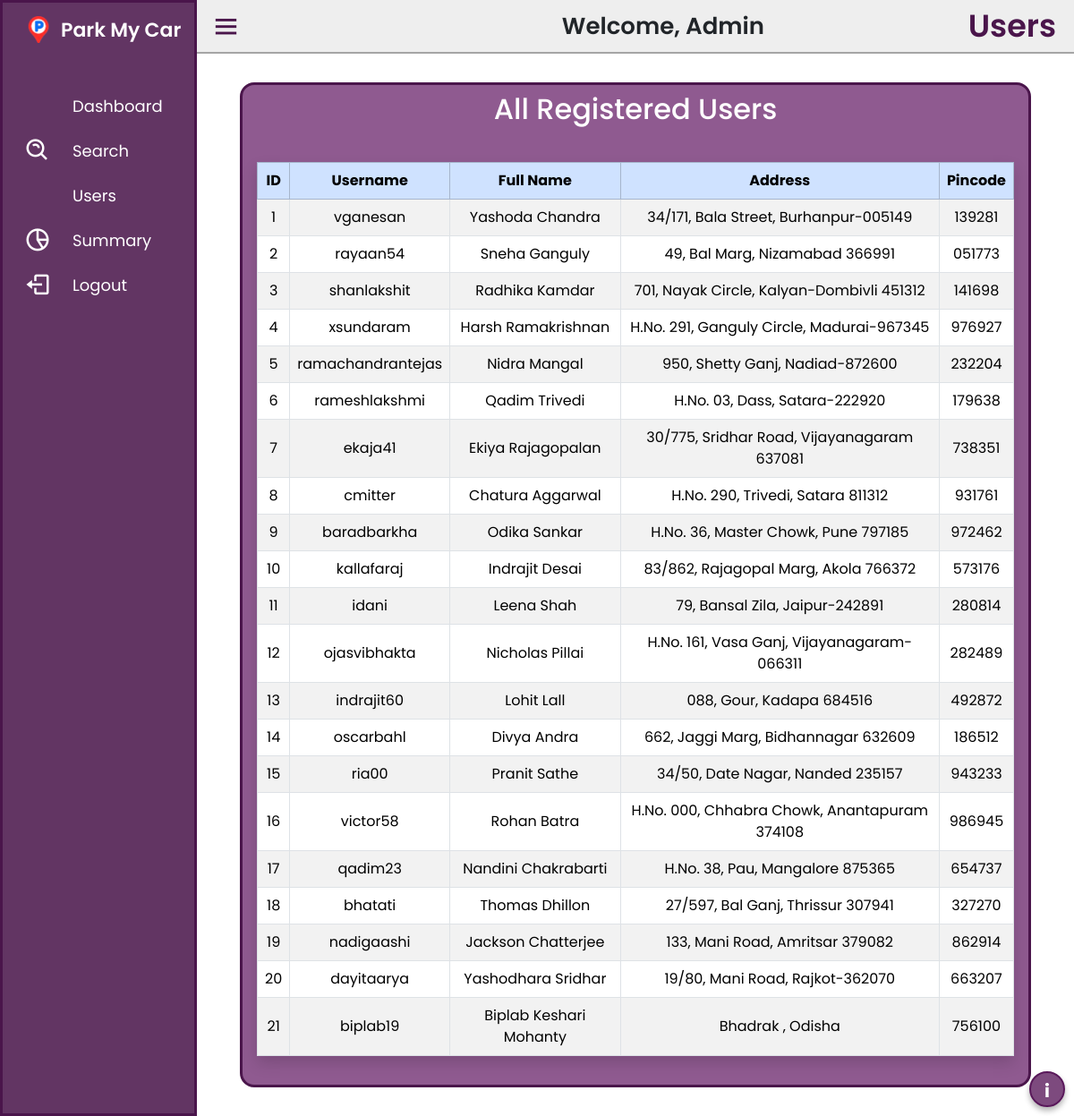
The app's page /users (signed in) with its own data.
### tables this page shows
CREATE TABLE users (
    id INTEGER PRIMARY KEY AUTOINCREMENT,
    username TEXT UNIQUE NOT NULL,
    full_name TEXT NOT NULL,
    password TEXT NOT NULL,
    address TEXT,
    pincode TEXT,
    wallet_balance REAL DEFAULT 0.0
);

### controllers/admin_controller.py (the view)
@admin_bp.route('/users')
def show_users():
    if not session.get("admin"):
        logout_user()
        session.clear()
        flash("Admin login required!", "danger")
        return redirect(url_for("auth.login"))
    conn = sqlite3.connect(get_db_path())
    conn.row_factory = sqlite3.Row  # Allows dict-like access
    cursor = conn.cursor()
    cursor.execute('SELECT * FROM users')
    users = cursor.fetchall()
    conn.close()
    return render_template("AdminTemplate.html",current="Users", users=users)

### app.py (called while the page is built)
@login_manager.user_loader
def load_user(user_id):
    conn = sqlite3.connect(app.config["DB_PATH"])
    cursor = conn.cursor()
    cursor.execute("SELECT id, username, password FROM users WHERE id=?", (user_id,))
    user = cursor.fetchone()
    conn.close()
    if user:
        return User(user[0], user[1], user[2])
    return None

### controllers/admin_controller.py (called while the page is built)
def get_db_path():
    return current_app.config["DB_PATH"]

### templates/AdminTemplate.html (shortened to what this page needs)
<!DOCTYPE html>
<html lang="en" dir="ltr">
  <head>
    <link rel="stylesheet" href="../static/css/sidebar.css" />
    <link
      href="https://cdn.boxicons.com/fonts/basic/boxicons.min.css"
      rel="stylesheet"
    />
    <link
      href="https://unpkg.com/boxicons@2.0.7/css/boxicons.min.css"
      rel="stylesheet"
    />
  </head>
  <body>
    <div class="sidebar">
      <div class="logo-details">
        <img
          src="../static/images/favicon.png"
          alt=""
          style="height: 30px; margin-left: 25px; margin-right: 10px"
        />
        <span class="logo_name">Park&nbsp;My&nbsp;Car</span>
      </div>
      <ul class="nav-links">
        <li>
          <a href="/admindashboard">
            <i class="bx bx-dashboard-alt"></i>
            <span class="link_name">Dashboard</span>
          </a>
        </li>
        <li>
          <a href="/search">
            <i class="bx bx-search-alt"></i>
            <span class="link_name">Search</span>
          </a>
        </li>
        <li>
          <a href="/users">
            <i class="bx bx-community"></i>
            <span class="link_name">Users</span>
          </a>
        </li>
        <li>
          <a href="/adminsummary">
            <i class="bx bx-pie-chart-alt-2"></i>
            <span class="link_name">Summary</span>
          </a>
        </li>
        <li>
          <a
            data-bs-toggle="modal"
            data-bs-target="#LogoutCard"
            style="cursor: pointer"
          >
            <i class="bx bx-log-out"></i>
            <span class="link_name">Logout</span>
          </a>
        </li>
      </ul>
    </div>
    <section class="home-section">
      <div class="home-content">
        <i class="bx bx-menu" style="width: 150px"></i>
        <span class="text-nowrap">Welcome, Admin</span>
        <span class="text" style="margin-right: 20px">{{current}}</span>
      </div>
      <div>
        {% if (current == "Dashboard")%} {%include "AdminDashboard.html"%}
        {%elif (current == "Users")%} {%include "RegisteredUsersTemplate.html"%}
        {%elif (current == "Search")%} {%include "AdminSearch.html"%} {%else%}
        {%include "AdminSummary.html"%} {% endif %}
      </div>
    </section>
  </body>
</html>

### templates/RegisteredUsersTemplate.html (shortened to what this page needs)
<!DOCTYPE html>
<html lang="en">
  <head>
    <link
      href="https://cdn.jsdelivr.net/npm/bootstrap@5.3.3/dist/css/bootstrap.min.css"
      rel="stylesheet"
    />
  </head>
  <body>
    {%include "Info.html"%}
    <div class="content-blur py-3">
      <div
        class="w-full rounded-4 d-flex flex-column align-items-center mx-5 my-3 pt-2 text-white"
        style="background-color: #671f68bb; border: 3px solid #4a154b"
      >
        <h2 class="mb-4 text-center">All Registered Users</h2>
        {%include "Users.html"%}
      </div>
    </div>
  </body>
</html>

### templates/Info.html (shortened to what this page needs)
<div id="info-btn" onclick="toggleInfoBox()">i</div>

### templates/Users.html
<div class="px-3 w-100 rounded-2 p-3">
  <table
    class="table table-bordered table-hover table-striped shadow text-center align-middle"
  >
    <thead class="table-primary">
      <tr>
        <th>ID</th>
        <th>Username</th>
        <th>Full Name</th>
        <th>Address</th>
        <th>Pincode</th>
      </tr>
    </thead>
    <tbody>
      {% for user in users %}
      <tr>
        <td>{{ user.id }}</td>
        <td>{{ user.username }}</td>
        <td>{{ user.full_name }}</td>
        <td>{{ user.address or '-' }}</td>
        <td>{{ user.pincode or '-' }}</td>
      </tr>
      {% else %}
      <tr>
        <td colspan="6" class="text-center">No users found.</td>
      </tr>
      {% endfor %}
    </tbody>
  </table>
</div>

### static/css/sidebar.css (style rules this page uses)
* { margin: 0; padding: 0; box-sizing: border-box; font-family: "Poppins", sans-serif; }
.sidebar { position: fixed; top: 0; left: 0; height: 100%; width: 220px; background: #4a154bdc; z-index: 100; transition: all 0.5s ease; border: 3px solid #4A154B; }
.sidebar .logo-details { height: 60px; width: 100%; display: flex; align-items: center; }
.sidebar .logo-details .logo_name { font-size: 22px; color: #fff; font-weight: 600; transition: 0.05s ease; transition-delay: 0.01s; }
.sidebar .nav-links { height: 100%; padding: 30px 0 150px 0; overflow: auto; }
.sidebar .nav-links li { position: relative; list-style: none; transition: all 0.4s ease; }
.sidebar .nav-links li i { height: 50px; min-width: 78px; text-align: center; line-height: 50px; color: #fff; font-size: 30px; cursor: pointer; transition: all 0.3s ease; }
.sidebar .nav-links li a { display: flex; align-items: center; text-decoration: none; }
.sidebar .nav-links li a .link_name { font-size: 18px; font-weight: 400; color: #fff; transition: all 0.4s ease; }
.home-section { position: relative; height: 100vh; left: 220px; width: calc(100% - 220px); transition: all 0.5s ease; }
.home-section .home-content { background: #e0e0e08c; height: 60px; display: flex; justify-content:between; align-items: center; border-bottom: 2px solid #a5a5a5ff; }
.home-section .home-content .bx-menu, .home-section .home-content .text { color: #4A154B; font-size: 35px; }
.home-section .home-content .bx-menu { margin: 0 15px; cursor: pointer; }
.home-section .home-content { display: flex; justify-content: space-between; font-size: 26px; font-weight: 600; }

### templates/RegisteredUsersTemplate.html (style rules this page uses)
body { font-family: "Poppins", "Roboto", sans-serif; }

### templates/Info.html (style rules this page uses)
#info-btn { position: fixed; bottom: 10px; right: 10px; background-color: #59185ac7; color: white; width: 40px; height: 40px; font-size: 20px; font-weight: bold; border-radius: 50%; border: 2px solid #59185a; text-align: center; line-height: 40px; cursor: pointer; box-shadow: 0 4px 6px rgba(0, 0, 0, 0.3); z-index: 9999; transition: background-color 0.3s ease; }

### records on screen
users: id "1", username "vganesan", full_name "Yashoda Chandra", address "34/171, Bala Street, Burhanpur-005149", pincode "139281"
users: id "2", username "rayaan54", full_name "Sneha Ganguly", address "49, Bal Marg, Nizamabad 366991", pincode "051773"
users: id "3", username "shanlakshit", full_name "Radhika Kamdar", address "701, Nayak Circle, Kalyan-Dombivli 451312", pincode "141698"
users: id "4", username "xsundaram", full_name "Harsh Ramakrishnan", address "H.No. 291, Ganguly Circle, Madurai-967345", pincode "976927"
users: id "5", username "ramachandrantejas", full_name "Nidra Mangal", address "950, Shetty Ganj, Nadiad-872600", pincode "232204"
users: id "6", username "rameshlakshmi", full_name "Qadim Trivedi", address "H.No. 03, Dass, Satara-222920", pincode "179638"
users: id "7", username "ekaja41", full_name "Ekiya Rajagopalan", address "30/775, Sridhar Road, Vijayanagaram 637081", pincode "738351"
users: id "8", username "cmitter", full_name "Chatura Aggarwal", address "H.No. 290, Trivedi, Satara 811312", pincode "931761"
users: id "9", username "baradbarkha", full_name "Odika Sankar", address "H.No. 36, Master Chowk, Pune 797185", pincode "972462"
users: id "10", username "kallafaraj", full_name "Indrajit Desai", address "83/862, Rajagopal Marg, Akola 766372", pincode "573176"
users: id "11", username "idani", full_name "Leena Shah", address "79, Bansal Zila, Jaipur-242891", pincode "280814"
users: id "12", username "ojasvibhakta", full_name "Nicholas Pillai", address "H.No. 161, Vasa Ganj, Vijayanagaram-066311", pincode "282489"
users: id "13", username "indrajit60", full_name "Lohit Lall", address "088, Gour, Kadapa 684516", pincode "492872"
users: id "14", username "oscarbahl", full_name "Divya Andra", address "662, Jaggi Marg, Bidhannagar 632609", pincode "186512"
users: id "15", username "ria00", full_name "Pranit Sathe", address "34/50, Date Nagar, Nanded 235157", pincode "943233"
users: id "16", username "victor58", full_name "Rohan Batra", address "H.No. 000, Chhabra Chowk, Anantapuram 374108", pincode "986945"
users: id "17", username "qadim23", full_name "Nandini Chakrabarti", address "H.No. 38, Pau, Mangalore 875365", pincode "654737"
users: id "18", username "bhatati", full_name "Thomas Dhillon", address "27/597, Bal Ganj, Thrissur 307941", pincode "327270"
users: id "19", username "nadigaashi", full_name "Jackson Chatterjee", address "133, Mani Road, Amritsar 379082", pincode "862914"
users: id "20", username "dayitaarya", full_name "Yashodhara Sridhar", address "19/80, Mani Road, Rajkot-362070", pincode "663207"
users: id "21", username "biplab19", full_name "Biplab Keshari Mohanty", address "Bhadrak , Odisha", pincode "756100"

### other values on screen
{{ current }} "Users"
